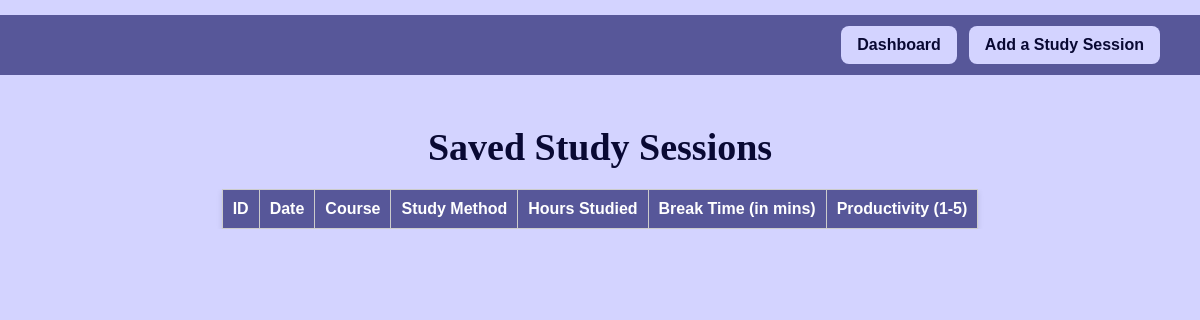
The app's page /view, older data.
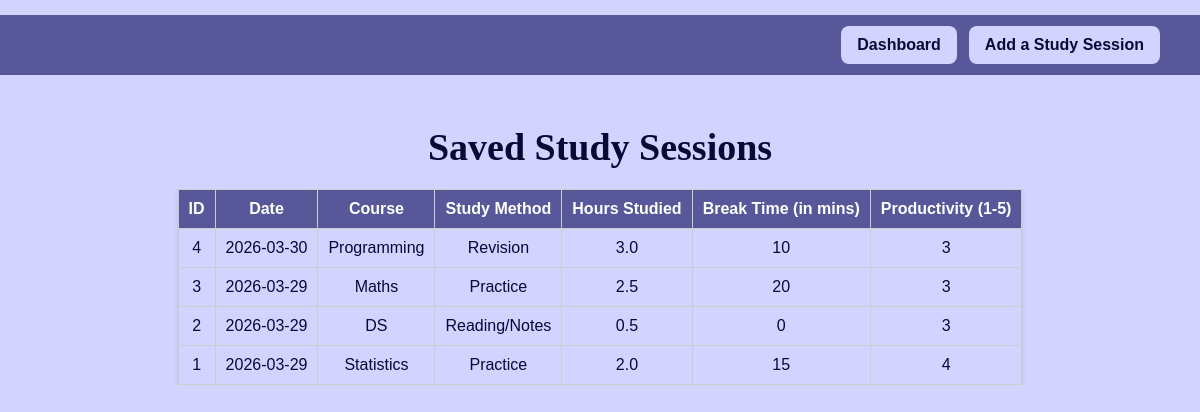
The same page, newer data.
### tables this page shows
CREATE TABLE study_sessions(
                   id INTEGER PRIMARY KEY AUTOINCREMENT,
                   date TEXT NOT NULL,
                   course_studied TEXT NOT NULL,
                   study_method TEXT NOT NULL,
                   study_hours REAL NOT NULL,
                   break_time INTEGER NOT NULL,
                   productivity_rating INTEGER NOT NULL
        );

### app.py (the view)
@app.route("/view")
def view_sessions():
    con_db = connect_db()
    sessions = con_db.execute("""SELECT * FROM study_sessions
                              ORDER BY date DESC, id DESC""").fetchall()
    con_db.close()
    return render_template("view.html", sessions=sessions)

### app.py (called while the page is built)
def connect_db():
    con_db = sqlite3.connect(db_name)
    con_db.row_factory = sqlite3.Row
    return con_db

### templates/view.html (shortened to what this page needs)
<!DOCTYPE html>
<html>
    <head>
        <link rel="stylesheet" href="{{ url_for('static', filename='style.css') }}">
    </head>
    <body>
        <div class="top-bar">
            <a href="/">Dashboard</a>
            <a href="/add">Add a Study Session</a>
        </div>
        <h1>Saved Study Sessions</h1>
        <div class="table-container">
            <table>
                <thead>
                    <tr>
                        <th>ID</th>
                        <th>Date</th>
                        <th>Course</th>
                        <th>Study Method</th>
                        <th>Hours Studied</th>
                        <th>Break Time (in mins)</th>
                        <th>Productivity (1-5)</th>
                    </tr>
                </thead>
                <tbody>
                    {% for session in sessions %}
                    <tr>
                        <td>{{session["id"]}}</td>
                        <td>{{session["date"]}}</td>
                        <td>{{session["course_studied"]}}</td>
                        <td>{{session["study_method"]}}</td>
                        <td>{{session["study_hours"]}}</td>
                        <td>{{session["break_time"]}}</td>
                        <td>{{session["productivity_rating"]}}</td>
                    </tr>
                    {% endfor %}
                </tbody>
            </table>
        </div>
    </body>
</html>

### static/style.css (style rules this page uses)
body { margin: 0; font-family:Arial, Helvetica, sans-serif; background-color: #D3D3FF; color: #090933; }
.top-bar { width: 100%; height: 60px; background-color: #575799; display: flex; justify-content: flex-end; align-items: center; padding: 0 40px; box-sizing: border-box; margin-top: 15px; }
.top-bar a { text-decoration: none; background-color: #D3D3FF; color: #090933; padding: 10px 16px; border-radius: 8px; margin-left: 12px; font-weight: bold; }
h1 { text-align: center; margin-top: 50px; margin-bottom: 20px; font-size: 38px; font-weight: 600; color: #090933; font-family: Georgia, 'Times New Roman', Times, serif; }
.table-container { display: flex; justify-content: center; margin-top: 10px; max-height: 600px; overflow-y: auto; }
table { border-collapse: collapse; box-shadow: 0 2px 6px rgba(0, 0, 0, 0.1); }
th { padding: 10px; text-align: center; border: 1px solid #ccc; background-color: #575799; color: white; font-weight: bold; position: sticky; top: 0; z-index: 1; box-shadow: 0 2px 2px rgba(0, 0, 0, 0.1); }
td { padding: 10px; text-align: center; border: 1px solid #ccc; background-color: #D3D3FF; }

Row changes from the older to the newer data that the page shows:
added study_sessions: id "4", date "2026-03-30", course_studied "Programming", study_method "Revision", study_hours "3.0", break_time "10", productivity_rating "3"
added study_sessions: id "3", date "2026-03-29", course_studied "Maths", study_method "Practice", study_hours "2.5", break_time "20", productivity_rating "3"
added study_sessions: id "2", date "2026-03-29", course_studied "DS", study_method "Reading/Notes", study_hours "0.5", break_time "0", productivity_rating "3"
added study_sessions: id "1", date "2026-03-29", course_studied "Statistics", study_method "Practice", study_hours "2.0", break_time "15", productivity_rating "4"
